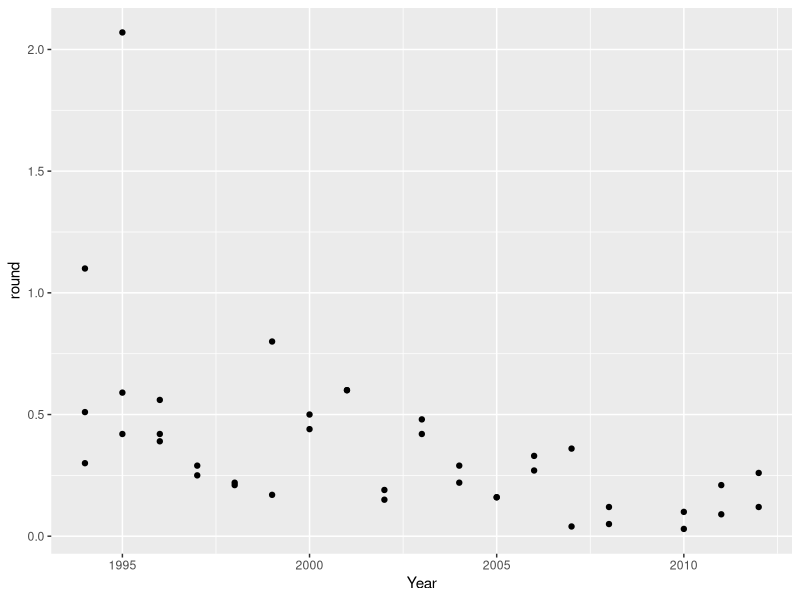
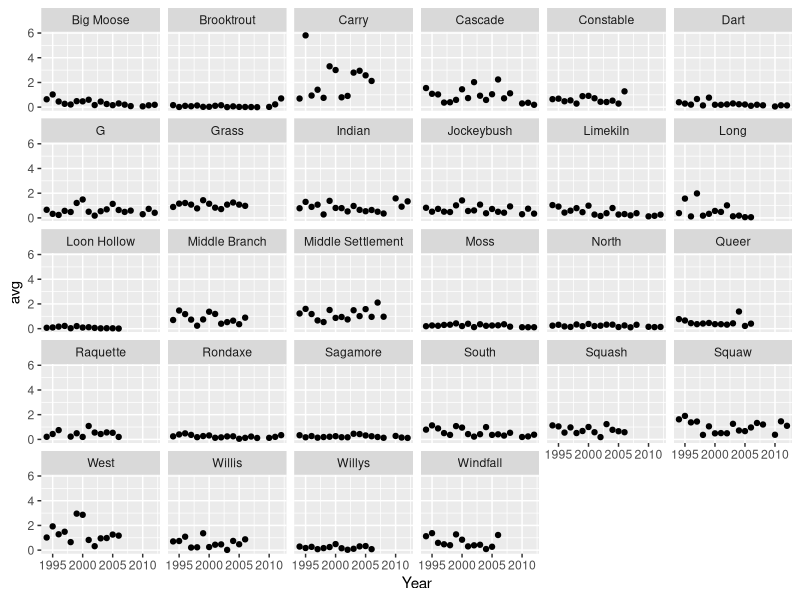
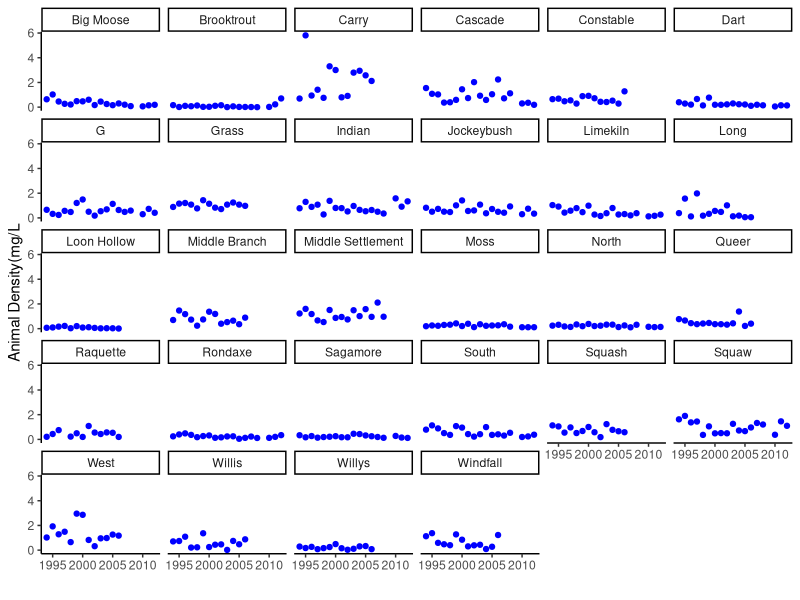
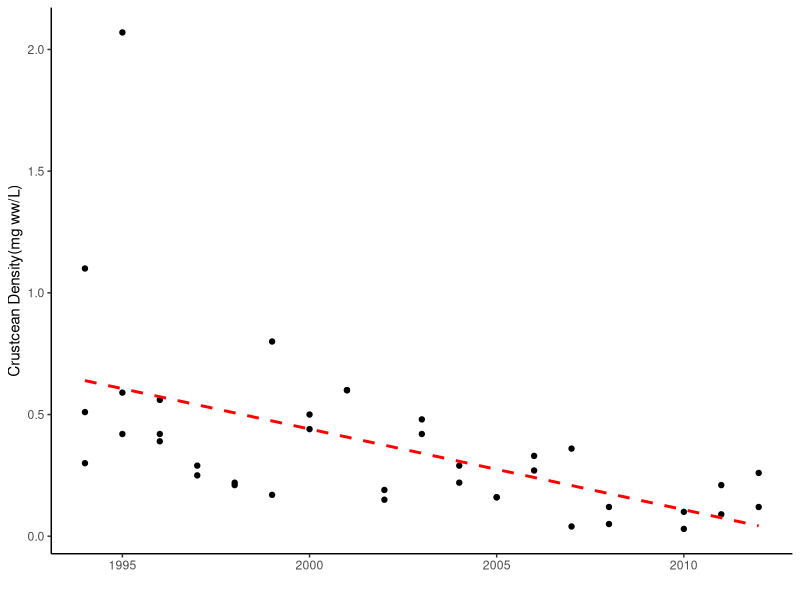
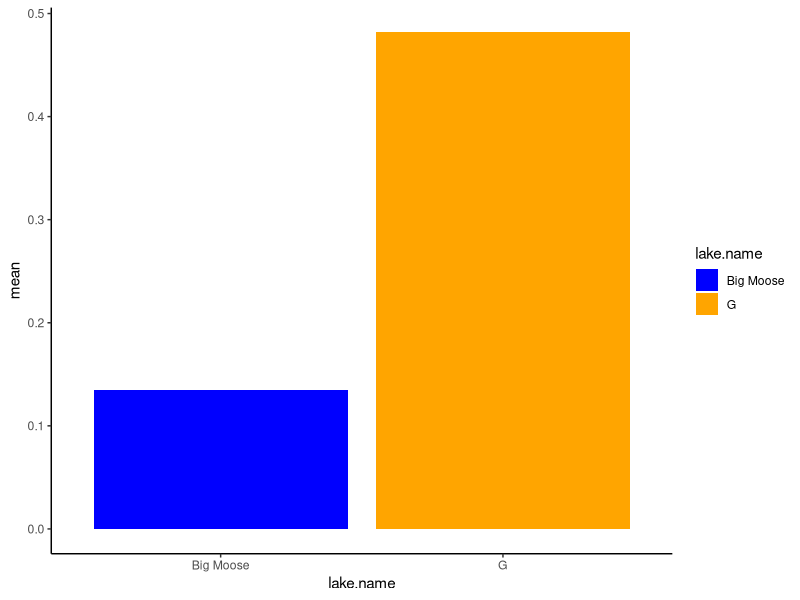
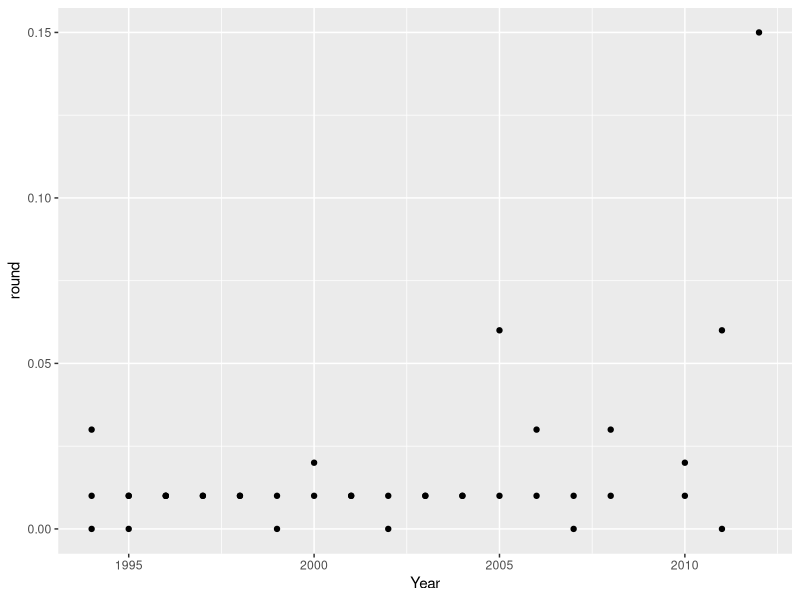
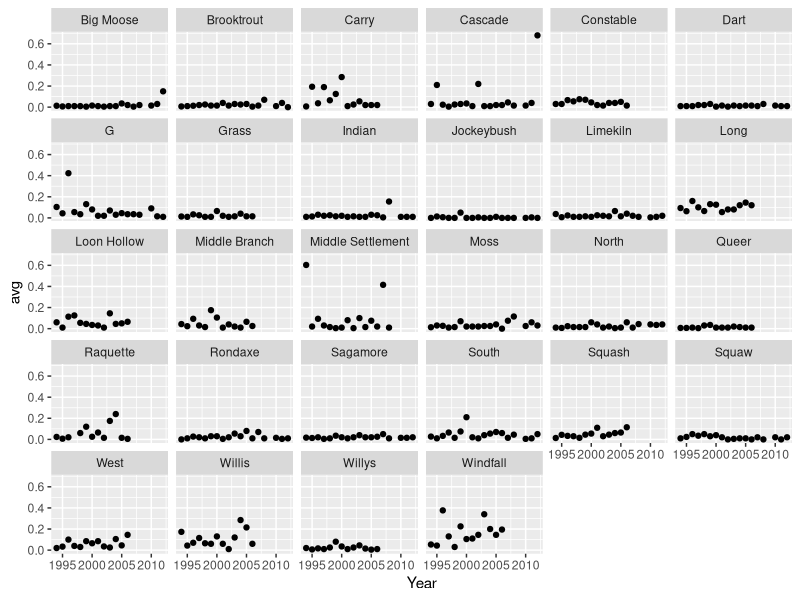
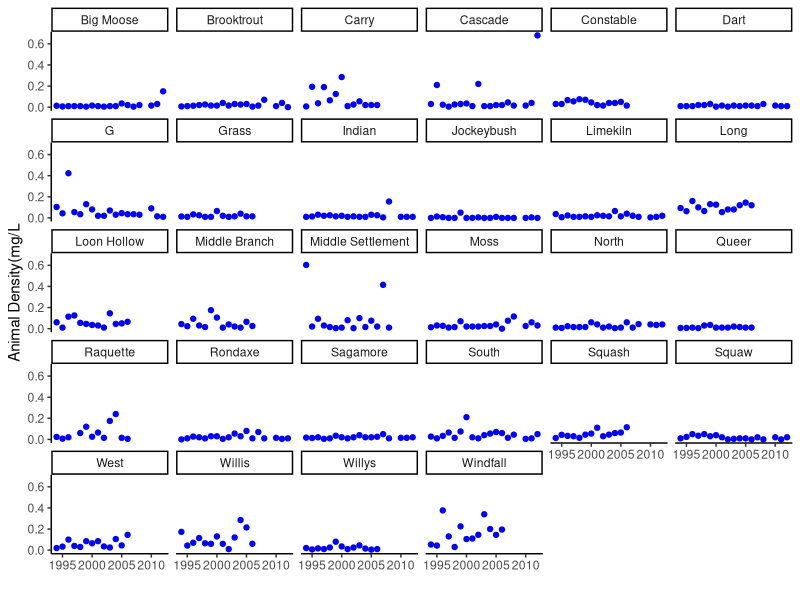

Write R code to recreate these figures, in order.
install.packages("tidyverse")
library(tidyverse)
dat <-read.csv("crustacean.txt")
dat <-read.csv("crustacean.txt", header=TRUE, sep="\t")
class(dat)
# $ -> column name
dat$lake.name
class(dat$lake.name)
class(dat$sum_mg_ww_L)
head(dat)
str(dat)
dat$round <-round(dat$sum_mg_ww_L, digits=2)
head(dat)
summary(dat$round)
class(dat$round)
class(dat$lake.name)
avg <-mean(dat$round)
max <-max(dat$round)
max
min <-min(dat$round)
min
dat$away_from_avg <-dat$round -avg
options(scipen = 999)
all_avg <-dat%>%group_by(lake.name)%>%summarise(avg=mean(round))
ann_avg <-dat%>%group_by(lake.name,Year)%>%summarise(avg=mean(round),stdev=sd(round))
bgm <-filter(dat, lake.name=="Big Moose")
two_lakes <-filter(dat, lake.name=="Big Moose" | lake.name=="G")
large <-filter(two_lakes,round>2)
small <-filter(two_lakes, round <=2)
write.csv(ann_avg,"annual_average_per_lake.csv",row.names = FALSE)
library(ggplot2)
head(bgm)
ggplot(data=bgm,aes(x=Year, y=round))+
  geom_point()
head(ann_avg)
ggplot(data=ann_avg,aes(x=Year, y=avg))+  
  geom_point()+
  facet_wrap(~lake.name)
ggplot(data=ann_avg,aes(x=Year,y=avg))+
  geom_point(color="blue")+
  facet_wrap(~lake.name)+
  ylab("Animal Density(mg/L")+
  xlab("")+
  theme_classic()
ggplot(data=bgm,aes(x=Year,y=round))+
  geom_point()+
  geom_smooth(method="lm",se= FALSE, color="red",linetype="dashed")+
  theme_classic()+
  ylab("Crustcean Density(mg ww/L)")+
  xlab("")
ggsave("scatter.jpeg")
head(two_lakes)
last_years <-filter(two_lakes,Year>=2010)
head(last_years)
mean_2_lakes <-last_years%>%group_by(lake.name)%>%summarise(mean=mean(round),sd=sd(round))
head(mean_2_lakes)
ggplot(data=mean_2_lakes,aes(x=lake.name,y=mean,fill=lake.name))+
  geom_bar(stat="identity")+
  theme_classic()+
  scale_fill_manual(values=c('blue','orange'))
ggsave("bar.jpeg")

########################
install.packages("tidyverse")
library(tidyverse)
dat <-read.csv("rotifer.txt")
dat <-read.csv("rotifer.txt", header=TRUE, sep="\t")
class(dat)
# $ -> column name
dat$lake.name
class(dat$lake.name)
class(dat$sum_mg_ww_L)
head(dat)
str(dat)
dat$round <-round(dat$sum_mg_ww_L, digits=2)
head(dat)
summary(dat$round)
class(dat$round)
class(dat$lake.name)
avg <-mean(dat$round)
max <-max(dat$round)
max
min <-min(dat$round)
min
dat$away_from_avg <-dat$round -avg
options(scipen = 999)
all_avg <-dat%>%group_by(lake.name)%>%summarise(avg=mean(round))
ann_avg <-dat%>%group_by(lake.name,Year)%>%summarise(avg=mean(round),stdev=sd(round))
bgm <-filter(dat, lake.name=="Big Moose")
two_lakes <-filter(dat, lake.name=="Big Moose" | lake.name=="G")
large <-filter(two_lakes,round>2)
small <-filter(two_lakes, round <=2)
write.csv(ann_avg,"annual_average_per_lake.csv",row.names = FALSE)
library(ggplot2)
head(bgm)
ggplot(data=bgm,aes(x=Year, y=round))+
  geom_point()
head(ann_avg)
ggplot(data=ann_avg,aes(x=Year, y=avg))+  
  geom_point()+
  facet_wrap(~lake.name)
ggplot(data=ann_avg,aes(x=Year,y=avg))+
  geom_point(color="blue")+
  facet_wrap(~lake.name)+
  ylab("Animal Density(mg/L")+
  xlab("")+
  theme_classic()
ggplot(data=bgm,aes(x=Year,y=round))+
  geom_point()+
  geom_smooth(method="lm",se= FALSE, color="red",linetype="dashed")+
  theme_classic()+
  ylab("Rotifer Density(mg ww/L)")+
  xlab("")
ggsave("scatter_2.jpeg")
head(two_lakes)
last_years <-filter(two_lakes,Year>=2010)
head(last_years)
mean_2_lakes <-last_years%>%group_by(lake.name)%>%summarise(mean=mean(round),sd=sd(round))
head(mean_2_lakes)
ggplot(data=mean_2_lakes,aes(x=lake.name,y=mean,fill=lake.name))+
  geom_bar(stat="identity")+
  theme_classic()+
  scale_fill_manual(values=c('blue','orange'))
ggsave("bar2.jpeg")


